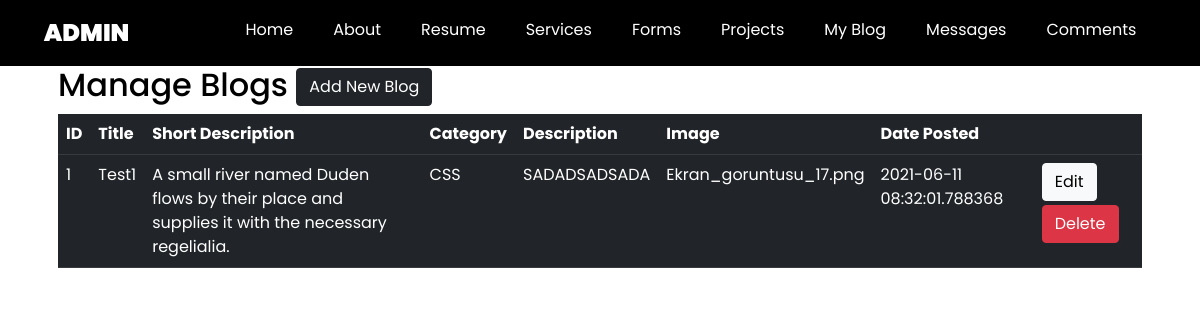
The page /admin/blog-list on the database as committed earlier.
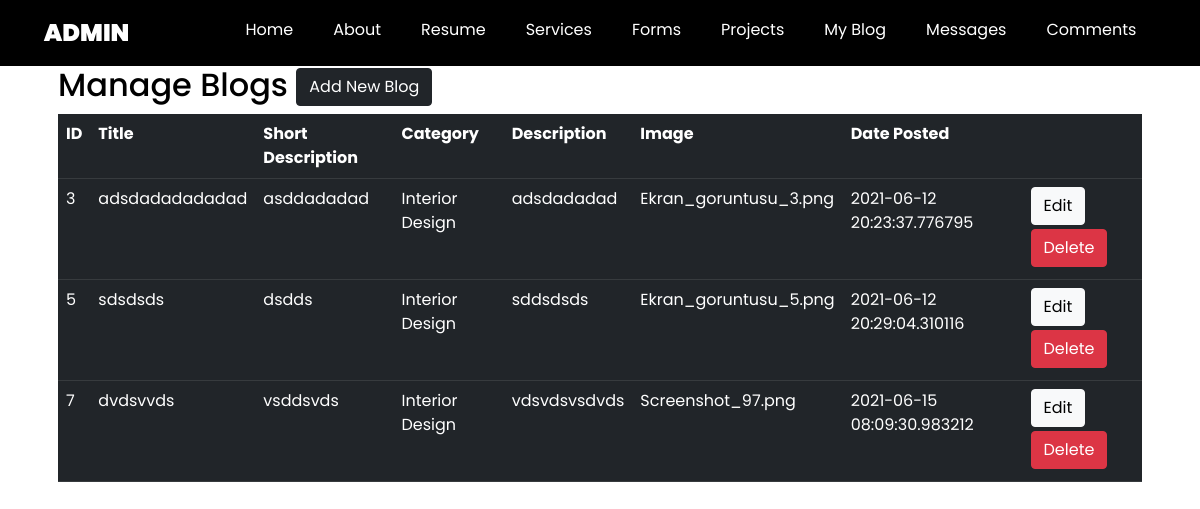
The same page on the database as committed later.
### PortfolioProject/models.py (models this page shows, shortened)
class Blog(db.Model):
    __tablename__ = 'blog'
    id = db.Column(db.Integer, primary_key=True)
    title = db.Column(db.String(100), nullable=False)
    date_posted = db.Column(db.DateTime, default=datetime.utcnow)
    short_description = db.Column(db.String(100), nullable=False)
    description = db.Column(db.Text, nullable=False)
    image = db.Column(db.String(20), default='uploads/default.jpeg')
    category = db.Column(db.Integer, db.ForeignKey('blogcategory.id'), nullable=False)
    comments = db.relationship('Comment', backref='host', lazy=True)

class BlogCategory(db.Model):
    __tablename__ = 'blogcategory'
    id = db.Column(db.Integer, primary_key=True)
    title = db.Column(db.String(100), nullable=False)
    category = db.relationship(Blog, backref='blogcategories', lazy=True, cascade='all,delete')

### PortfolioProject/controlers.py (the view)
@app.route('/admin/blog-list')
def blog_list():
    blogs = Blog.query.all()
    return render_template('admin/blog-list.html', blogs=blogs)

### PortfolioProject/templates/admin/blog-list.html
{% extends 'admin/base.html' %} {% block content %}
<div class="container" style="position: relative; top: 50px;">
    <div class="row">
        <div class="col md-12">
            <div class="jumbotron p-3">
                <h2>Manage Blogs
                    <a href="{{url_for('blog_add')}}"> <button type="button" class="btn btn-dark float-right" data-toggle="modal" data-target="#mymodal">Add New Blog</button></a>
                </h2>
                <table class="table table-hover table-dark col md-12">
                    <tr>
                        <th>ID</th>
                        <th>Title</th>
                        <th>Short Description</th>
                        <th>Category</th>
                        <th>Description</th>
                        <th>Image</th>
                        <th>Date Posted</th>
                        <th></th>
                    </tr>
                    {% for blog in blogs %}
                    <tr>
                        <td>{{blog.id}}</td>
                        <td>{{blog.title}}</td>
                        <td>{{blog.short_description}}</td>
                        <td>{{blog.blogcategories.title}}</td>
                        <td>{{blog.description}}</td>
                        <td>{{blog.image}}</td>
                        <td>{{blog.date_posted}}</td>
                        <td>
                            <a href="{{url_for('blog_edit', id=blog.id)}}" class="btn btn-light btn-xs mb-1">Edit</a>
                            <a href="{{url_for('blog_delete', id=blog.id)}}" class="btn btn-danger btn-xs mb-1" onclick="return confirm('Are You Sure To Delete?')">Delete</a>
                        </td>
                    </tr>
                    {% endfor %}
                </table>
            </div>
        </div>
    </div>
</div>
{% endblock %}

Rows that differ between the two databases and show on the page:
removed Blog: id "1", title "Test1", short_description "A small river named Duden flows by their place and supplies it with the necessary regelialia.", blogcategories "CSS", description "SADADSADSADA", image "Ekran_goruntusu_17.png", date_posted "2021-06-11 08:32:01.788368"
added Blog: id "3", title "adsdadadadadad", short_description "asddadadad", blogcategories "Interior Design", description "adsdadadad", image "Ekran_goruntusu_3.png", date_posted "2021-06-12 20:23:37.776795"
added Blog: id "5", title "sdsdsds", short_description "dsdds", blogcategories "Interior Design", description "sddsdsds", image "Ekran_goruntusu_5.png", date_posted "2021-06-12 20:29:04.310116"
added Blog: id "7", title "dvdsvvds", short_description "vsddsvds", blogcategories "Interior Design", description "vdsvdsvsdvds", image "Screenshot_97.png", date_posted "2021-06-15 08:09:30.983212"
